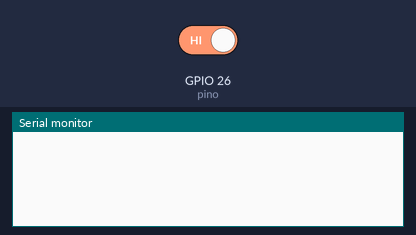
The sketch below on a simulated ESP32. On the bench: the last lines printed to the serial monitor. The inputs (shaded band) are chosen by the test bench; at power-on: GPIO 26 (pino) HIGH.

Above: at 1.2 s.
1.3 s: GPIO 26 (pino) driven LOW
At 2.1 s:
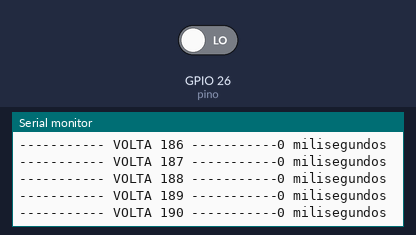
2.8 s: GPIO 26 (pino) driven HIGH
At 3.3 s:
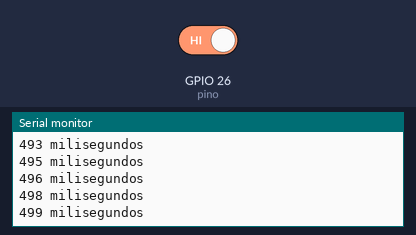

Measured:
- after the input at 1.3 s, the serial monitor: prints a new line at once (image 1)

The sketch:

cronometro_skidpad.ino
```cpp
/*
Projeto produzido pela Maua Racing, dedicado ao teste do veiculo para a competição da FSAE.
Este código foi feito para contar o tempo que o carro demora em cada volta do SKIDPAD(Carro passa pelo infravermelho 5x no percuso), tendo uma ideia que seja simples e facil de compreender.
A ideia é utilizar apenas UM(1) ESP32, tendo apenas um par de cones na pista, no meio do SKIDPAD.
*/

// Constantes
const unsigned int pino = 26;                   // Pino de sinal do infravermelho

//Variavel
bool status;                                    // Mostra se o status está ON(true) ou OFF(false)
unsigned int volta = 0;                         // Indica a volta
unsigned long lista_tempo[5];                   // Lista com todos os milisegundos que passou pelo infra
/*(0 = volta 1/começo, 1 = volta 2, 2 = volta 3, 3 = volta 4, 4 = fim do skidpad)*/

void setup() {
  Serial.begin(115200);
  pinMode(pino, INPUT);                         // Define o pino 26 como INPUT
}

void loop() {
  // Se carro passar no infra, ativa o cronometro
  if (digitalRead(pino) == 0) {
    volta += 1;
    status = true;
    Serial.print("----------- VOLTA " + String(volta) + " -----------");
    lista_tempo[volta] = millis();              // Guarda o milisegundo que o carro passou no infra
  }

  if (status == true) {                         // Mostra o tempo que está sendo decorrido na volta
    Serial.print(millis() - lista_tempo[volta]);
    Serial.println(" milisegundos");

    if (volta == 5) {                           // Se tiver tido a ultima volta(passdo pela 5 vez) poderá dar print em tudo
      status = false;

      // Calculo do tempo
      unsigned long volta1 = lista_tempo[1] - lista_tempo[0];
      unsigned long volta2 = lista_tempo[2] - lista_tempo[1];
      unsigned long volta3 = lista_tempo[3] - lista_tempo[2];
      unsigned long volta4 = lista_tempo[4] - lista_tempo[3];
      unsigned long volta24 = volta2 + volta4;
      unsigned long voltaTotal = lista_tempo[4] - lista_tempo[0];

      // Print na janela SERIAl do IDE
      Serial.println("##################### RESULTADO #####################");
      Serial.println("Volta 1: " + String(volta1));
      Serial.println("-> Volta 2: " + String(volta2));
      Serial.println("Volta 3: " + String(volta3));
      Serial.println("-> Volta 4: " + String(volta4));
      Serial.println("-> Tempo volta 2 e 4: " + String(volta24));
      Serial.println("Tempo total: "+ String(voltaTotal));
    }
  }
}
```
